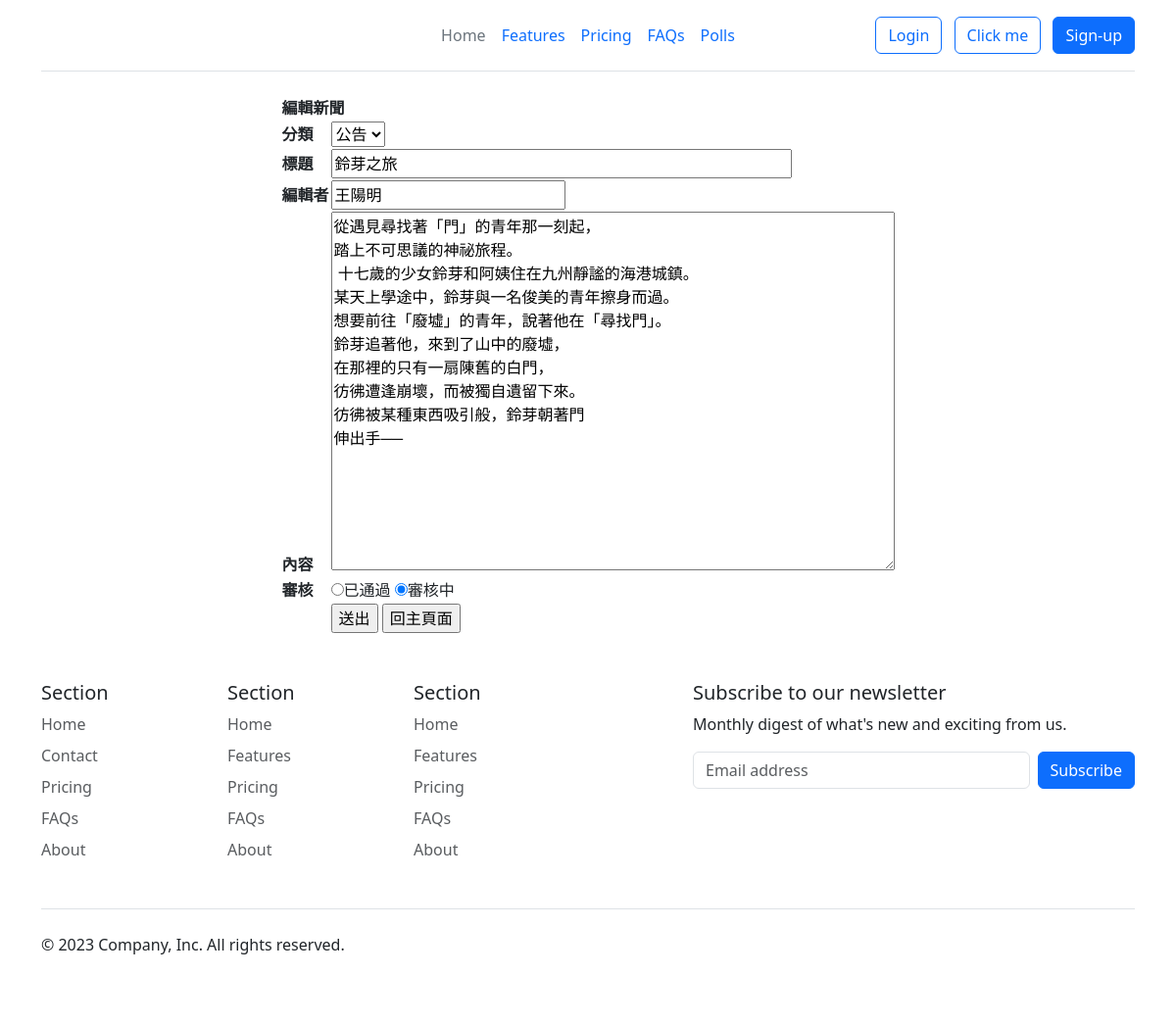
/AnnounceSystem/editnews/2, run on the app's committed database.
### AnnounceSystem/models.py (models this page shows, shortened)
class NewsUnit(models.Model):
    catego = models.CharField(max_length=10, null=False)
    nickname = models.CharField(max_length=20, null=False)
    title = models.CharField(max_length=50, null=False)
    message = models.TextField(null=False)
    pubtime = models.DateTimeField(auto_now=True)
    enabled = models.BooleanField(default=False)
    press = models.IntegerField(default=0)

### AnnounceSystem/views.py (the view, shortened to what this page needs)
# urls.py: path('editnews/', views.newsedit, name='newsedit'),
def newsedit(request, newsid=None, edittype=None):
	unit = NewsUnit.objects.get(id=newsid)
	categories = ["公告", "更新", "活動", "新書", "其他"]
	if edittype == None:
		type = unit.catego
		subject = unit.title
		editor = unit.nickname
		content = unit.message
		ok = unit.enabled
	return render(request, "AnnounceSystem/newsedit.html", locals())

### AnnounceSystem/templates/AnnounceSystem/newsedit.html (shortened to what this page needs)
{% extends "AnnounceSystem/base.html" %}
{% load static %}
{% block content %}
    <div class="contentbox">
        <form action="{% url 'AnnounceSystem:newsedit' newsid=newsid edittype=1 %}" id="form1" name="form1" method="POST">
            <table align="center">
                <tr>
                    <th colspan="2" align="left"> 編輯新聞</th>
                </tr>
                <tr>
                    <td valign="baseline"><strong>分類</strong></td>
                    <td valign="baseline">
                        <select name="news_type" id="news_type">
                            {% for category in categories %}
                            {% if type == category %}
                                <option value={{category}} selected="selected">{{category}}</option>
                            {% else %}
                                <option value={{category}}>{{category}}</option>
                            {% endif %}
                            {% endfor %}
                        </select>
                    </td>
                </tr>
                <tr>
                    <td valign="baseline"><strong>標題</strong></td>
                    <td valign="baseline"><input name="news_subject" type="text" id="news_subject" size="45" value="{{subject}}" /></td>
                </tr>
                <tr>
                    <td valign="baseline"><strong>編輯者</strong></td>
                    <td valign="baseline"><input type="text" name="news_editor" id="news_editor" value="{{editor}}" /></td>
                </tr>
                <tr>
                    <td valign="baseline"><strong>內容</strong></td>
                    <td valign="baseline"><textarea name="news_content" id="news_content" cols="60" rows="15">{{content}}</textarea></td>
                </tr>
                <tr>
                    <td valign="baseline"><strong>審核</strong></td>
                    <td valign="baseline">
                        {% if ok %}
                        <input type="radio" name="news_ok" id="news_ok2" value="yes" checked="checked" />已通過
                        <input name="news_ok" type="radio" id="news_ok" value="no" />審核中
                        {% else %}
                        <input type="radio" name="news_ok" id="news_ok2" value="yes" />已通過
                        <input name="news_ok" type="radio" id="news_ok" value="no" checked="checked" />審核中
                        {% endif %}
                    </td>
                </tr>
                <tr>
                    <td>&nbsp;</td>
                    <td><input type="submit" name="button" id="button" value="送出" />
                        <input type="button" name="button3" id="button3" value="回主頁面" onclick="location.href='{% url 'AnnounceSystem:showData' %}'" /></td>
                </tr>
            </table>
        </form>
    </div>
{% endblock %}

### data on the page
NewsUnit: news_type "公告", news_subject "鈴芽之旅", news_editor "王陽明", news_content "從遇見尋找著「門」的青年那一刻起， 踏上不可思議的神祕旅程。 十七歲的少女鈴芽和阿姨住在九州靜謐的海港城鎮。 某天上學途中，鈴芽與一名俊美的青年擦身而過。 想要前往「廢墟」的青年，說著他在「尋找門」。 鈴芽追著他，來到了山中的廢墟， 在那裡的只有一扇陳舊的白門， 彷彿遭逢崩壞，而被獨自遺留下來。 彷彿被某種東西吸引般，鈴芽朝著門 伸出手──"
